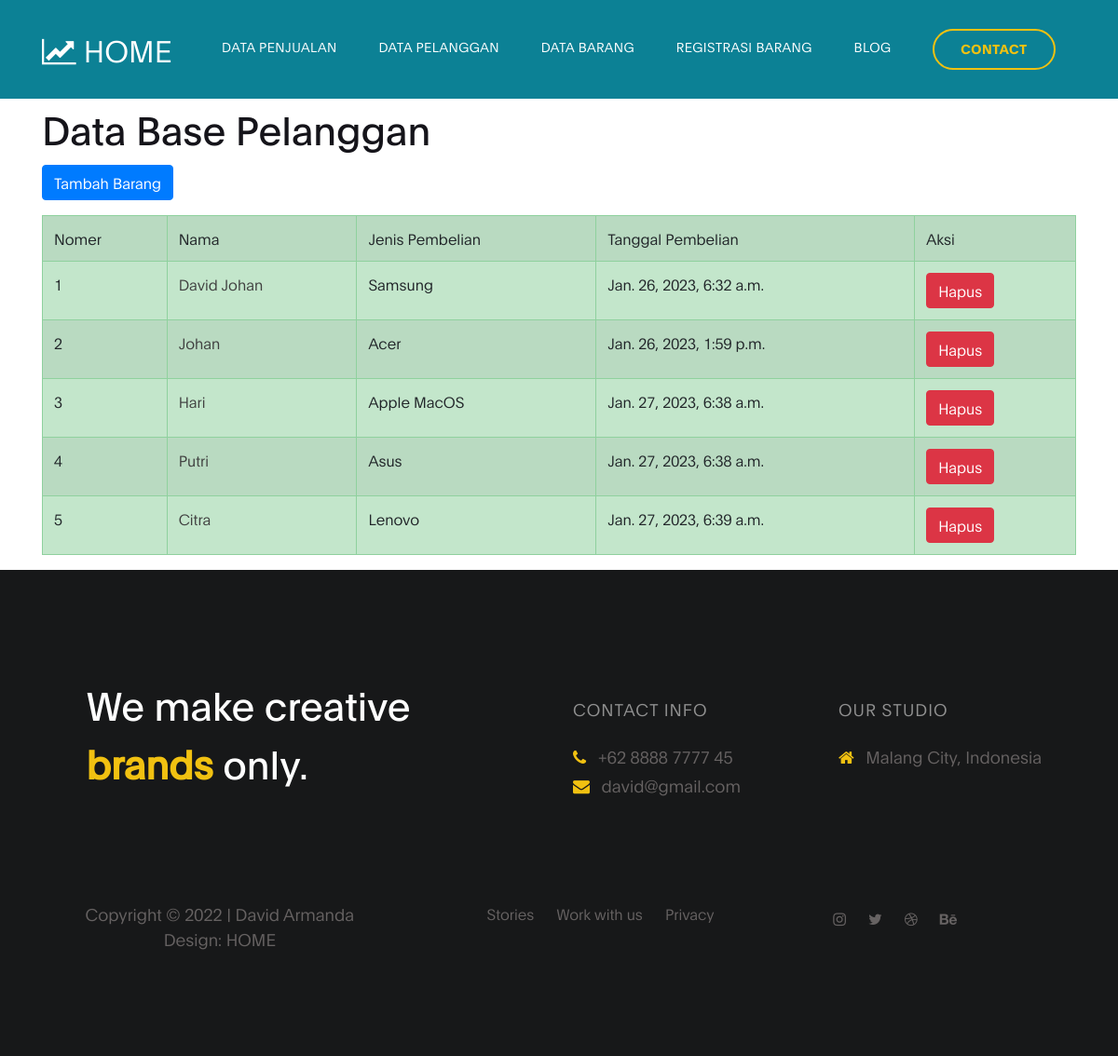
Page /datapelanggan/ on the committed database.
### dashboard/models.py (models this page shows, shortened)
class Datapelanggan(models.Model):
    no = models.IntegerField()
    nama = models.CharField(max_length=20)
    jenispembelian = models.CharField(max_length=20)
    tglbeli = models.DateTimeField(auto_now_add=True)

### dashboard/views.py (the view)
# urls.py: path('datapelanggan/',Pelanggan_view),
def Pelanggan_view(request):
    datapelanggans=Datapelanggan.objects.all()
    titelnya="Data Pelanggan"
    konteks={
        'datapelanggan':datapelanggans,
        'titel':titelnya,
    }
    return render(request, 'datapelanggan.html', konteks)

### templates/datapelanggan.html (shortened to what this page needs)
{% extends 'base.html' %}
{% load static %}
{% block isinya %}
<div class="container">
 <h1 class="align-center">Data Base Pelanggan</h1>
 <p><a href="/regpelanggan" class="btn btn-primary">Tambah Barang</a></p>
 <table border="1" class="table table-success table-striped">
    <tr>
        <th>Nomer</th>
        <th>Nama</th>
        <th>Jenis Pembelian</th>
        <th>Tanggal Pembelian</th>
        <th>Aksi</th>
    </tr>
    {% for Datapelanggan in datapelanggan %}
    <tr>
        <td>{{Datapelanggan.no}}</td>
        <td><a href="{% url 'ubah_lg' Datapelanggan.id %}">{{Datapelanggan.nama}}</a></td>
        <td>{{Datapelanggan.jenispembelian}}</td>
        <td>{{Datapelanggan.tglbeli}}</td>
        <td><button type="button" class="btn btn-danger" data-toggle="modal" data-target="#hapus-{{ Datapelanggan.id }}">
            Hapus
        </button></td>
    </tr>
    {% endfor %}
 </table>
</div>
 {% endblock %}

### static/css/templatemo-digital-trend.css (style rules this page uses)
:root { --primary-color: #057a8d; --secondary-color: #f1c111; --white-color: #ffffff; --dark-color: #171819; --project-bg: #f0f8ff; --menu-bg: #0c8195; --title-color: #15141a; --gray-color: #909090; --link-color: #404040; --p-color: #666262; --base-font-family: 'Plain-Light', sans-serif; --title-font-family: 'Plain-Regular', sans-serif; --font-bold-family: 'Plain-Bold', sans-serif; --font-weight-bold: bold; --h1-font-size: 42px; --h2-font-size: 32px; --h3-font-size: 24px; --p-font-size: 18px; --base-font-size: 16px; --menu-font-size: 14px; --border-radius-large: 100px; --border-radius-small: 5px; }
body { background: var(--white-color); font-family: var(--base-font-family); }
h1,h2,h3,h4,h5,h6 { font-family: var(--title-font-family); line-height: inherit; }
h1 { color: var(--title-color); font-size: var(--h1-font-size); }
p { color: var(--p-color); font-size: var(--p-font-size); line-height: 1.5em; }
* { -webkit-box-sizing: border-box; -moz-box-sizing: border-box; box-sizing: border-box; }
*::before, *::after { -webkit-box-sizing: border-box; -moz-box-sizing: border-box; box-sizing: border-box; }
a { color: var(--link-color); font-weight: normal; text-decoration: none; }

### rows in the picture
Datapelanggan: no "1", nama "David Johan", jenispembelian "Samsung", tglbeli "Jan. 26, 2023, 6:32 a.m."
Datapelanggan: no "2", nama "Johan", jenispembelian "Acer", tglbeli "Jan. 26, 2023, 1:59 p.m."
Datapelanggan: no "3", nama "Hari", jenispembelian "Apple MacOS", tglbeli "Jan. 27, 2023, 6:38 a.m."
Datapelanggan: no "4", nama "Putri", jenispembelian "Asus", tglbeli "Jan. 27, 2023, 6:38 a.m."
Datapelanggan: no "5", nama "Citra", jenispembelian "Lenovo", tglbeli "Jan. 27, 2023, 6:39 a.m."
